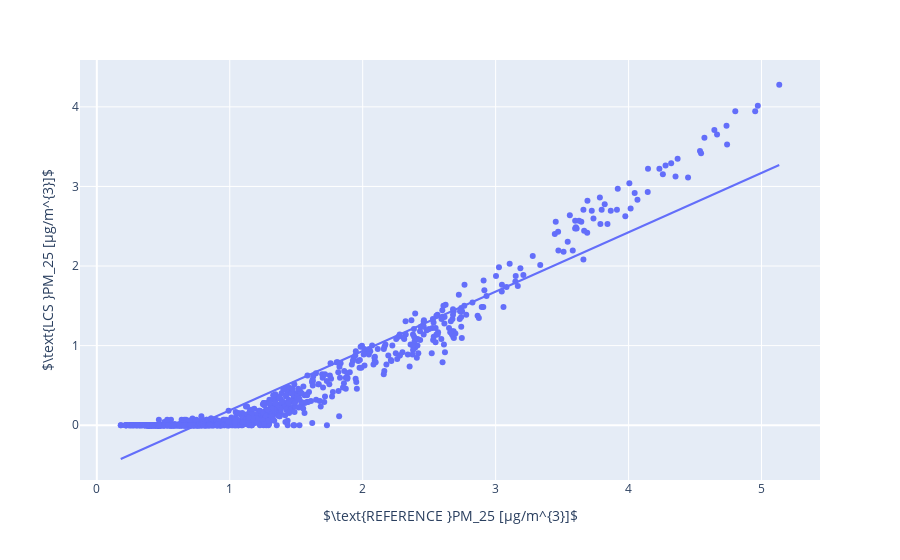

Notebook source saved alongside this figure:
### Code cell
fig = px.scatter(
    tmp,
    x= "PM25_modpm", y="PM25_neph", trendline = 'ols')

fig.update_layout(
    autosize=True,
    xaxis=dict(title_text="$\\text{REFERENCE }PM_25 [μg/m^{3}]$"),
    yaxis=dict(title_text="$\\text{LCS }PM_25 [μg/m^{3}]$")
) 

fig.show()

### Figure 1 — Plotly figure (JSON) as saved in the notebook; plotly's stock layout.template omitted (floating-point values rounded to 4 significant figures; data arrays with more than 128 entries replaced by an {"elided": "..."} marker saying what was removed)
{"data": [{"hovertemplate": "PM25_modpm=%{x}<br>PM25_neph=%{y}<extra></extra>", "legendgroup": "", "marker": {"color": "#636efa", "symbol": "circle"}, "mode": "markers", "name": "", "orientation": "v", "showlegend": false, "type": "scatter", "x": {"elided": "982 float values"}, "xaxis": "x", "y": {"elided": "982 float values"}, "yaxis": "y"}, {"hovertemplate": "<b>OLS trendline</b><br>PM25_neph = 0.745754 * PM25_modpm + -0.558948<br>R<sup>2</sup>=0.901162<br><br>PM25_modpm=%{x}<br>PM25_neph=%{y} <b>(trend)</b><extra></extra>", "legendgroup": "", "marker": {"color": "#636efa", "symbol": "circle"}, "mode": "lines", "name": "", "showlegend": false, "type": "scatter", "x": {"elided": "982 float values"}, "xaxis": "x", "y": {"elided": "982 float values"}, "yaxis": "y"}], "layout": {"autosize": true, "legend": {"tracegroupgap": 0}, "margin": {"t": 60}, "xaxis": {"anchor": "y", "domain": [0, 1], "title": {"text": "$\\text{REFERENCE }PM_25 [μg/m^{3}]$"}}, "yaxis": {"anchor": "x", "domain": [0, 1], "title": {"text": "$\\text{LCS }PM_25 [μg/m^{3}]$"}}}}
